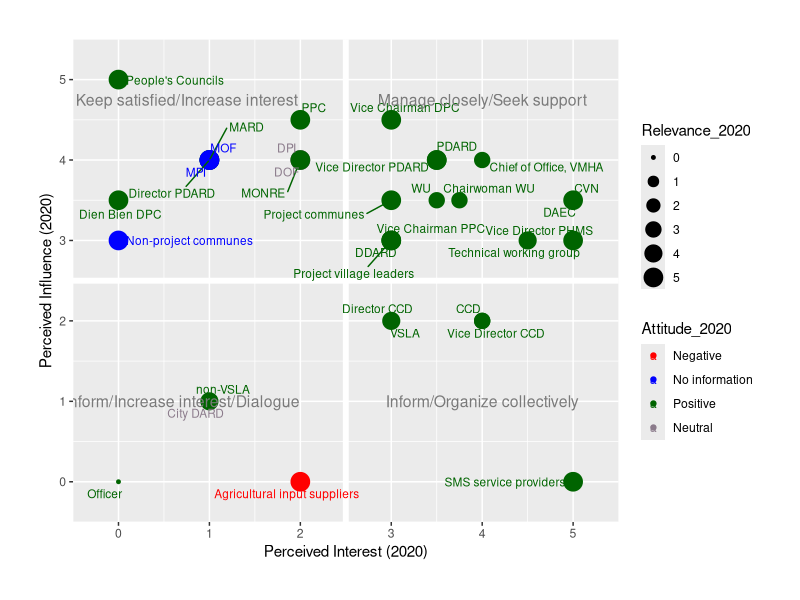
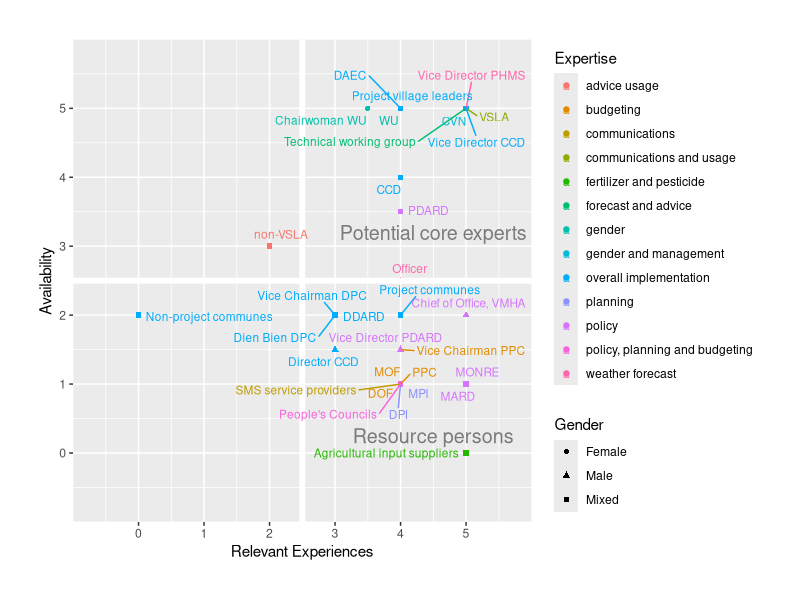
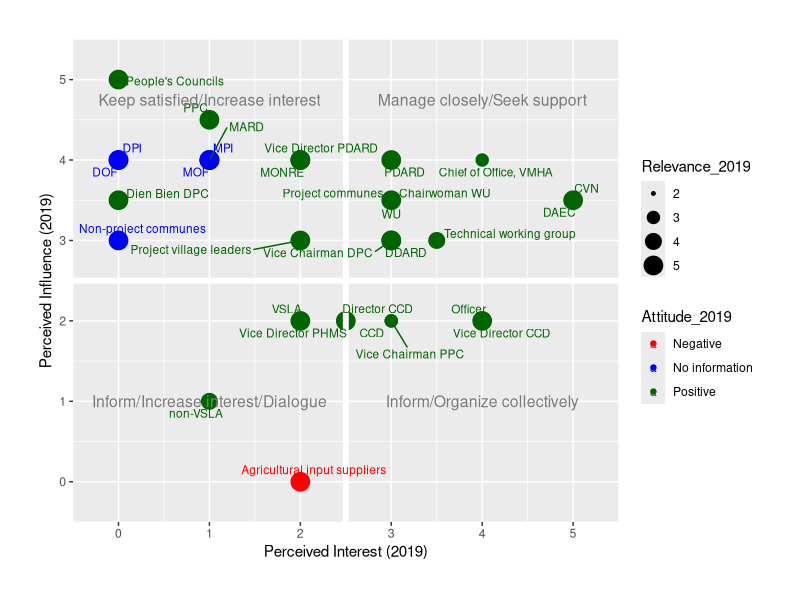
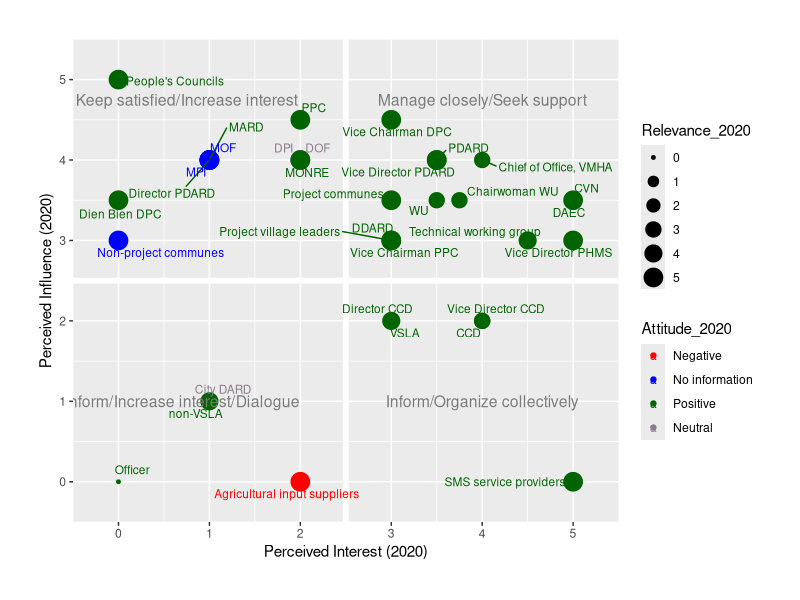

R code for these plots, in order:
#install.packages("ggrepel")
library(ggplot2)
library(ggrepel)
library(ggthemes)
#Call data for stakeholders' expertise, willingness and potential contribution 
#in the decision analysis#

stakeholder<-read.csv("stakeholder.csv")
#1. Plot stakeholders' experience, availability and expertise in decision analysis ####

expertplot<-ggplot(data = stakeholder, aes(x=Experience, y=Availability, label =stakeholders, color=Expertise))+ 
  geom_point(aes(shape=Gender))+
  xlab("Relevant Experiences")+
 #label names of stakeholder and expand space to show full names
  scale_x_continuous(labels = paste(seq(0, 5, by = 1)), 
                     breaks = seq(0,5, by = 1), 
                     limits = c(0, 5),
                     expand = c(0,1))+
  scale_y_continuous(labels = paste(seq(0, 5, by = 1)), 
                     breaks = seq(0,5, by = 1), 
                     limits = c(0, 5),
                     expand = c(0,1))+
  theme(plot.margin = unit(c(1,1,1,1), "cm"))+
# Create line to categorize stakeholders
  geom_hline(yintercept=2.5, color="white", size=2)+
  geom_vline(xintercept=2.5, color="white", size=2)+
# Show all names of overlapped values
# https://ggrepel.slowkow.com/articles/examples.html
  geom_text_repel(box.padding = 0.3, max.overlaps = Inf, size=3)+
  annotate("text", label = "Potential core experts",
    x = 4.5, y = 3.2, size = 5, colour = "grey48")+
  annotate("text", label = "Resource persons",
           x = 4.5, y = 0.25, size = 5, colour = "grey48")
 ggsave("expertplot.jpeg", dpi=400, height=7, width = 8)
 
#2. Stakeholder power and interest analysis in 2019####
 stakeholder<-read.csv("stakeholder.csv")
 Stakeholder_analysis_2019<-ggplot(data = stakeholder, aes(x=Interest_2019, y=Influence_2019, 
                                label=stakeholders,
                                color=Attitude_2019, size=Relevance_2019))+ 
   geom_point()+
   xlab("Perceived Interest (2019)")+
   ylab("Perceived Influence (2019)")+
   
   #label names of stakeholder and expand space to show full names
   scale_x_continuous(labels = paste(seq(0, 5, by = 1)), 
                      breaks = seq(0,5, by = 1), 
                      limits = c(0, 5),
                      expand = c(0,0.5))+
   scale_y_continuous(labels = paste(seq(0, 5, by = 1)), 
                      breaks = seq(0,5, by = 1), 
                      limits = c(0, 5),
                      expand = c(0,0.5))+
   theme(plot.margin = unit(c(1,1,1,1), "cm"))+
   scale_color_manual(breaks = c("Negative", "No information", "Positive"),
                      values=c("red", "blue", "dark green"))+
   # Create line to categorize stakeholders
   geom_hline(yintercept=2.5, color="white", size=2)+
   geom_vline(xintercept=2.5, color="white", size=2)+
   # Show all names of overlapped values
   # https://ggrepel.slowkow.com/articles/examples.html
   geom_text_repel(box.padding = 0.3, max.overlaps = Inf, size=3)+
   annotate("text", label = "Manage closely/Seek support",
            x = 4.0, y = 4.75, size = 4.0, colour = "grey48")+
   annotate("text", label = "Inform/Organize collectively",
            x = 4.0, y = 1.0, size = 4.0, colour = "grey48")+
   annotate("text", label = "Keep satisfied/Increase interest",
          x = 1.0, y = 4.75, size = 4.0, colour = "grey48")+
   annotate("text", label = "Inform/Increase interest/Dialogue",
            x = 1.0, y = 1.0, size = 4.0, colour = "grey48")
 ggsave("stakeholder_analysis_2019.jpeg", dpi=400, height=7, width = 8)
 
 #2. Stakeholder power and interest analysis in 2020####
 stakeholder<-read.csv("stakeholder.csv")
 ggplot(data = stakeholder, aes(x=Interest_2020, y=Influence_2020, 
                                label=stakeholders,
                                color=Attitude_2020, size=Relevance_2020))+ 
   geom_point()+
   xlab("Perceived Interest (2020)")+
   ylab("Perceived Influence (2020)")+
   
   #label names of stakeholder and expand space to show full names
   scale_x_continuous(labels = paste(seq(0, 5, by = 1)), 
                      breaks = seq(0,5, by = 1), 
                      limits = c(0, 5),
                      expand = c(0,0.5))+
   scale_y_continuous(labels = paste(seq(0, 5, by = 1)), 
                      breaks = seq(0,5, by = 1), 
                      limits = c(0, 5),
                      expand = c(0,0.5))+
   theme(plot.margin = unit(c(1,1,1,1), "cm"))+
   scale_color_manual(breaks = c("Negative", "No information", "Positive", "Neutral"),
                      values=c("red", "blue", "dark green", "thistle4"))+
   # Create line to categorize stakeholders
   geom_hline(yintercept=2.5, color="white", size=2)+
   geom_vline(xintercept=2.5, color="white", size=2)+
   # Show all names of overlapped values
   # https://ggrepel.slowkow.com/articles/examples.html
   geom_text_repel(box.padding = 0.3, max.overlaps = Inf, size=3)+
   annotate("text", label = "Manage closely/Seek support",
            x = 4.0, y = 4.75, size = 4.0, colour = "grey48")+
   annotate("text", label = "Inform/Organize collectively",
            x = 4.0, y = 1.0, size = 4.0, colour = "grey48")+
   annotate("text", label = "Keep satisfied/Increase interest",
            x = 0.75, y = 4.75, size = 4.0, colour = "grey48")+
   annotate("text", label = "Inform/Increase interest/Dialogue",
            x = 0.7, y = 1.0, size = 4.0, colour = "grey48")
 ggsave("stakeholder_analysis_2020.jpeg", dpi=400, height=7, width = 8)
 


#https://stackoverflow.com/questions/15624656/label-points-in-geom-point
#https://intellipaat.com/community/16343/how-to-put-labels-over-geombar-for-each-bar-in-r-with-ggplot2




